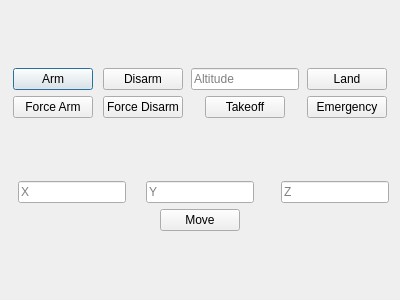
<?xml version="1.0" encoding="UTF-8"?>
<ui version="4.0">
 <class>Dialog</class>
 <widget class="QDialog" name="Dialog">
  <property name="geometry">
   <rect>
    <x>0</x>
    <y>0</y>
    <width>400</width>
    <height>300</height>
   </rect>
  </property>
  <property name="windowTitle">
   <string>Individual Drone Control Interface</string>
  </property>
  <layout class="QVBoxLayout" name="verticalLayout_2">
   <item>
    <layout class="QVBoxLayout" name="verticalLayout">
     <item>
      <layout class="QHBoxLayout" name="horizontalLayout">
       <item>
        <layout class="QVBoxLayout" name="verticalLayout_4">
         <item alignment="Qt::AlignHCenter">
          <widget class="QPushButton" name="individual_arm_button">
           <property name="text">
            <string>Arm</string>
           </property>
          </widget>
         </item>
         <item alignment="Qt::AlignHCenter">
          <widget class="QPushButton" name="individual_force_arm_button">
           <property name="text">
            <string>Force Arm</string>
           </property>
          </widget>
         </item>
        </layout>
       </item>
       <item>
        <layout class="QVBoxLayout" name="verticalLayout_5">
         <item alignment="Qt::AlignHCenter">
          <widget class="QPushButton" name="individual_disarm_button">
           <property name="text">
            <string>Disarm</string>
           </property>
          </widget>
         </item>
         <item alignment="Qt::AlignHCenter">
          <widget class="QPushButton" name="individual_force_disarm_button">
           <property name="text">
            <string>Force Disarm</string>
           </property>
          </widget>
         </item>
        </layout>
       </item>
       <item>
        <layout class="QVBoxLayout" name="verticalLayout_6">
         <item alignment="Qt::AlignHCenter">
          <widget class="QLineEdit" name="individual_takeoff_altitude_lineEdit">
           <property name="placeholderText">
            <string>Altitude</string>
           </property>
          </widget>
         </item>
         <item alignment="Qt::AlignHCenter">
          <widget class="QPushButton" name="individual_takeoff_button">
           <property name="text">
            <string>Takeoff</string>
           </property>
          </widget>
         </item>
        </layout>
       </item>
       <item>
        <layout class="QVBoxLayout" name="verticalLayout_8">
         <item alignment="Qt::AlignHCenter">
          <widget class="QPushButton" name="individual_land_button">
           <property name="text">
            <string>Land</string>
           </property>
          </widget>
         </item>
         <item alignment="Qt::AlignHCenter">
          <widget class="QPushButton" name="individual_emergency_button">
           <property name="text">
            <string>Emergency</string>
           </property>
          </widget>
         </item>
        </layout>
       </item>
      </layout>
     </item>
    </layout>
   </item>
   <item>
    <layout class="QVBoxLayout" name="verticalLayout_7">
     <item>
      <layout class="QHBoxLayout" name="horizontalLayout_2">
       <item alignment="Qt::AlignHCenter">
        <widget class="QLineEdit" name="individual_move_position_x_lineEdit">
         <property name="placeholderText">
          <string>X</string>
         </property>
        </widget>
       </item>
       <item alignment="Qt::AlignHCenter">
        <widget class="QLineEdit" name="individual_move_position_y_lineEdit">
         <property name="placeholderText">
          <string>Y</string>
         </property>
        </widget>
       </item>
       <item alignment="Qt::AlignRight">
        <widget class="QLineEdit" name="individual_move_position_z_lineEdit">
         <property name="placeholderText">
          <string>Z</string>
         </property>
        </widget>
       </item>
      </layout>
     </item>
     <item alignment="Qt::AlignHCenter">
      <widget class="QPushButton" name="individual_move_button_x">
       <property name="text">
        <string>Move</string>
       </property>
      </widget>
     </item>
    </layout>
   </item>
  </layout>
 </widget>
 <resources/>
 <connections/>
</ui>
